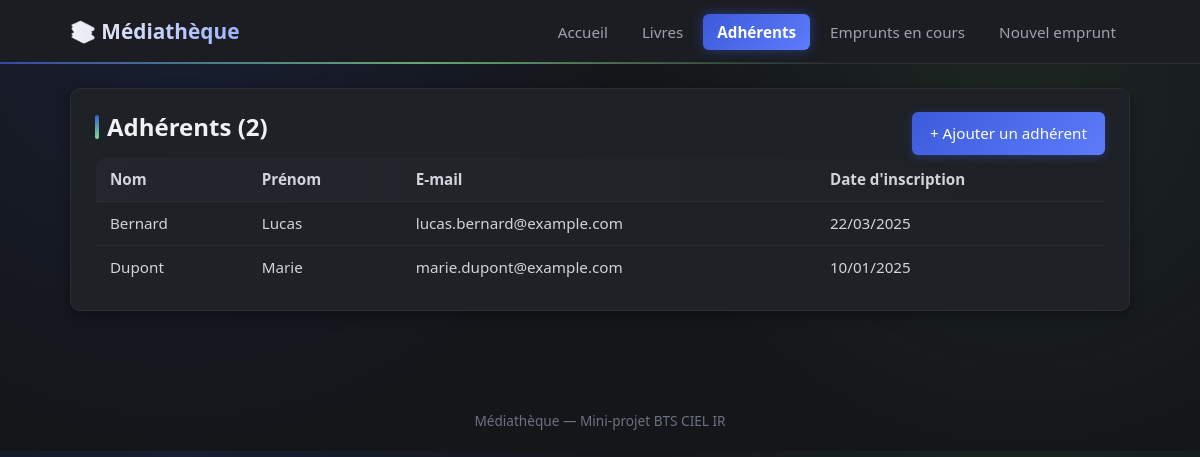
/mini-projet/adherents.php, run on the app's committed database.
### tables this page shows
CREATE TABLE ADHERENT (
    id_adherent      INT AUTO_INCREMENT PRIMARY KEY,
    nom              VARCHAR(80) NOT NULL,
    prenom           VARCHAR(80) NOT NULL,
    email            VARCHAR(150) NOT NULL UNIQUE,
    date_inscription DATE NOT NULL
);

### mini-projet/adherents.php (the view, shortened to what this page needs)
<?php
require 'config/db.php';
$adherents = $pdo->query("
    SELECT id_adherent, nom, prenom, email, date_inscription
    FROM ADHERENT
    ORDER BY nom, prenom
")->fetchAll();
require 'includes/header.php';
?>
<div class="card">
    <div style="display:flex; justify-content:space-between; align-items:center; flex-wrap:wrap; gap:10px;">
        <h2>Adhérents (<?= count($adherents) ?>)</h2>
        <a class="btn" href="ajouter_adherent.php" style="margin-top:0;">+ Ajouter un adhérent</a>
    </div>
    <table>
        <thead>
        <tr>
            <th>Nom</th>
            <th>Prénom</th>
            <th>E-mail</th>
            <th>Date d'inscription</th>
        </tr>
        </thead>
        <tbody>
        <?php foreach ($adherents as $a): ?>
            <tr>
                <td><?= htmlspecialchars($a['nom']) ?></td>
                <td><?= htmlspecialchars($a['prenom']) ?></td>
                <td><?= htmlspecialchars($a['email']) ?></td>
                <td><?= htmlspecialchars(date('d/m/Y', strtotime($a['date_inscription']))) ?></td>
            </tr>
        <?php endforeach; ?>
        </tbody>
    </table>
</div>
<?php require 'includes/footer.php'; ?>

### mini-projet/assets/style.css (style rules this page uses)
* { box-sizing: border-box; margin: 0; padding: 0; }
body { font-family: "Segoe UI", Arial, sans-serif; background: radial-gradient(circle at 15% 0%, rgba(59, 91, 219, 0.12), transparent 40%), radial-gradient(circle at 85% 20%, rgba(126, 224, 138, 0.08), transparent 35%), #14161a; color: #e4e6eb; line-height: 1.5; }
.card { background: #1e2126; border: 1px solid #2a2d33; border-radius: 10px; padding: 20px 24px; margin-bottom: 20px; box-shadow: 0 4px 14px rgba(0, 0, 0, 0.35); transition: border-color 0.15s, box-shadow 0.15s; }
h2 { margin-bottom: 12px; color: #f1f2f4; display: flex; align-items: center; gap: 8px; }
h2::before { content: ""; display: inline-block; width: 4px; height: 1em; background: linear-gradient(180deg, #3b5bdb, #7ee08a); border-radius: 2px; }
table { width: 100%; border-collapse: collapse; background: #1e2126; border: 1px solid #2a2d33; border-radius: 10px; overflow: hidden; }
thead { background: linear-gradient(90deg, #23262c, #1e2126); color: #e4e6eb; }
th, td { padding: 10px 14px; text-align: left; border-bottom: 1px solid #2a2d33; font-size: 0.95rem; color: #d1d5db; }
tbody tr { transition: background 0.15s; }
tbody tr:last-child td { border-bottom: none; }
form button, .btn { margin-top: 16px; background: linear-gradient(135deg, #3b5bdb, #5c7cfa); color: #fff; border: none; padding: 10px 18px; border-radius: 6px; font-size: 0.95rem; cursor: pointer; text-decoration: none; display: inline-block; box-shadow: 0 2px 10px rgba(59, 91, 219, 0.35); transition: transform 0.1s, box-shadow 0.15s; }

### data on the page
adherent: nom "Bernard", prenom "Lucas", email "lucas.bernard@example.com", date_inscription "22/03/2025"
adherent: nom "Dupont", prenom "Marie", email "marie.dupont@example.com", date_inscription "10/01/2025"

### other printed values
count($adherents) "2"
